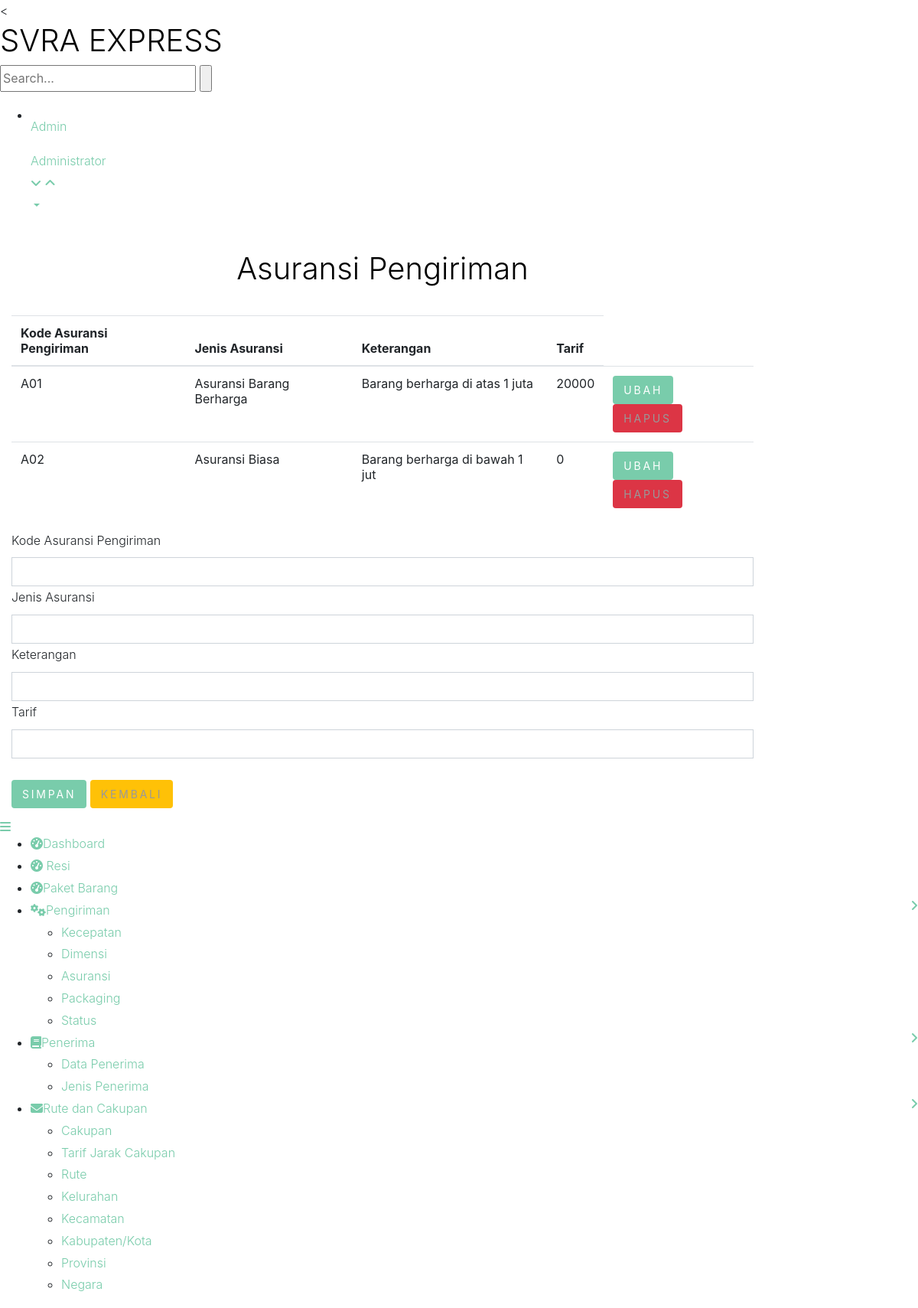
The app's page /svra/login/tambahasuransi.php with its own data.
### tables this page shows
CREATE TABLE `jenis_asuransi` (
  `kode_jenis_asuransi` varchar(5) NOT NULL,
  `nama_jenis_asuransi` varchar(30) NOT NULL,
  `keterangan` varchar(30) DEFAULT NULL,
  `tarif` int(50) DEFAULT NULL
);

### svra/login/tambahasuransi.php (the view, shortened to what this page needs)
<!DOCTYPE HTML>
<html>
<head>
<link href="css/bootstrap.css" rel="stylesheet" type="text/css" media="all">
<link href="css/style.css" rel="stylesheet" type="text/css" media="all"/>
<link href="css/font-awesome.css" rel="stylesheet">
</head>
<body>
<div class="page-container">
   <div class="left-content">
	   <div class="mother-grid-inner">
				<div class="header-main">
					<div class="header-left">
							<div class="logo-name">
									 <a href="home.php"> <h1>SVRA EXPRESS</h1>
								  </a>
							</div>
								<div class="search-box">
									<form>
										<input type="text" placeholder="Search..." required="">
										<input type="submit" value="">
									</form>
								</div>
						 </div>
							<div class="profile_details">
								<ul>
									<li class="dropdown profile_details_drop">
										<a href="#" class="dropdown-toggle" data-toggle="dropdown" aria-expanded="false">
											<div class="profile_img">
												<div class="user-name">
													<p>Admin</p>
													<span>Administrator</span>
												</div>
												<i class="fa fa-angle-down lnr"></i>
												<i class="fa fa-angle-up lnr"></i>
											</div>
										</a>
									</li>
								</ul>
							</div>
						</div>
				</div>
<div class="chit-chat-layer4">
	<div class="col-md-10 chit-chat-layer4-center">
               <div class="work-progres">
                            <div class="chit-chat-heading">
                                <br>  <H1><center> Asuransi Pengiriman</center> </H1><br>
                            </div>
                            <div class="table-responsive">
                                <table class="table table-hover">
                                  <thead>
                                    <tr>
                                      <th>Kode Asuransi Pengiriman</th>
                                      <th>Jenis Asuransi </th>
                                      <th>Keterangan</th>
                                      <th>Tarif</th>
                                  </tr>
                              </thead>
                              <tbody>
							 <?php
							 $db_host = "localhost";$db_user = "root";$db_pass = "";$db_name = "ekspedisi_pengiriman_barang";
							 $koneksi= mysqli_connect( $db_host, $db_user, $db_pass, $db_name);
							  $ambil = mysqli_query ($koneksi, "SELECT * from jenis_asuransi") ;?>
							  <?php
							  while ($isi = mysqli_fetch_array($ambil))
							  { ?>
                                <tr>
                                  <td><?php echo $isi ['kode_jenis_asuransi'];?></td>
                                  <td><?php echo $isi ['nama_jenis_asuransi'];?></td>
                                  <td><?php echo $isi ['keterangan'];?></td>
                                  <td><?php echo $isi ['tarif'];?></span></td>
								  <td>
										<a href = " " class="btn btn-primary"> Ubah </a>
										<a href = "hapuskecepatan.php" class="btn btn-danger"
										onclick="return confirm ('Apakah Anda yakin ingin menghapus data ini?')"> Hapus </a>
                              </tr>
							  <?php } ?>
                          </tbody>
                      </table>
					  <form method = "POST" enctype = "multipart/form-data">
							<div class = "form group">
								<label for = "kode_jenis_asuransi"> Kode Asuransi Pengiriman </label>
								<input type = "text" class = "form-control" name = "kode_jenis_asuransi">
							</div>
							<div class = "form group">
								<label for = "nama_jenis_pengiriman"> Jenis Asuransi </label>
								<input type = "text" class = "form-control" name = "nama_jenis_asuransi">
							</div>
							<div class = "form group">
								<label for = "keterangan"> Keterangan </label>
								<input type = "text" class = "form-control" name = "keterangan">
							</div>
							<div class = "form group">
								<label for = "tarif"> Tarif </label>
								<input type = "number" class = "form-control" name = "tarif">
							</div>
							<br>
							<button class = "btn btn-primary" name = "save" > Simpan </button>
							<a href = "asuransi.php" class = "btn btn-warning"> Kembali </a>
					  </form>
                  </div>
             </div>
      </div>
    <div class="sidebar-menu">
		  	<div class="logo"> <a href="#" class="sidebar-icon"> <span class="fa fa-bars"></span> </a>  </div>
		    <div class="menu">
		      <ul id="menu" >
		        <li id="menu-home" ><a href="home.php"><i class="fa fa-tachometer"></i><span>Dashboard</span></a></li>
				<li id="menu-home" ><a href="resi.php"><i class="fa fa-tachometer"></i><span> Resi </span></a></li>
				<li id="menu-home" ><a href="paket.php"><i class="fa fa-tachometer"></i><span>Paket Barang</span></a></li>
				<li><a href="#"><i class="fa fa-cogs"></i><span>Pengiriman</span><span class="fa fa-angle-right" style="float: right"></span></a>
		          <ul>
		            <li><a href="kecepatan.php">Kecepatan</a></li>
		            <li><a href="dimensi.php">Dimensi</a></li>
					<li><a href="asuransi.php">Asuransi</a></li>
		            <li><a href="pack.php">Packaging</a></li>
					<li><a href="status.php">Status</a></li>
		          </ul>
		       </li>
		        <li id="menu-comunicacao" ><a href="#"><i class="fa fa-book nav_icon"></i><span>Penerima</span><span class="fa fa-angle-right" style="float: right"></span></a>
		          <ul id="menu-comunicacao-sub" >
		            <li id="menu-arquivos" ><a href="penerima.php">Data Penerima</a></li>
		            <li id="menu-arquivos" ><a href="jenispenerima.php">Jenis Penerima</a></li>
		          </ul>
		        </li>
		        <li><a href="#"><i class="fa fa-envelope"></i><span>Rute dan Cakupan</span><span class="fa fa-angle-right" style="float: right"></span></a>
		        	 <ul id="menu-academico-sub" >
			            <li id="menu-academico-boletim" ><a href="cakupan.php">Cakupan</a></li>
						<li id="menu-academico-boletim" ><a href="tarifjarakcak.php">Tarif Jarak Cakupan</a></li>
						<li id="menu-academico-boletim" ><a href="rute.php">Rute</a></li>
						<li id="menu-academico-avaliacoes" ><a href="kel.php">Kelurahan</a></li>
						<li id="menu-academico-avaliacoes" ><a href="kec.php">Kecamatan</a></li>
						<li id="menu-academico-avaliacoes" ><a href="kabkot.php">Kabupaten/Kota</a></li>
						<li id="menu-academico-avaliacoes" ><a href="prov.php">Provinsi</a></li>
						<li id="menu-academico-avaliacoes" ><a href="negara.php">Negara</a></li>
		             </ul>
		        </li>
		      </ul>
		    </div>
	 </div>
</div>
</body>
</html>

### records on screen
jenis_asuransi: kode_jenis_asuransi "A01", nama_jenis_asuransi "Asuransi Barang Berharga", keterangan "Barang berharga di atas 1 juta", tarif "20000"
jenis_asuransi: kode_jenis_asuransi "A02", nama_jenis_asuransi "Asuransi Biasa", keterangan "Barang berharga di bawah 1 jut", tarif "0"
